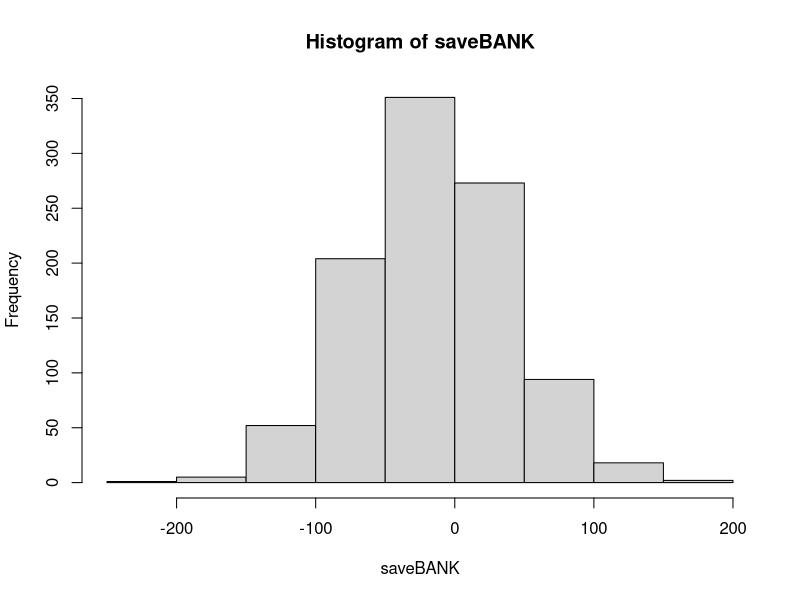
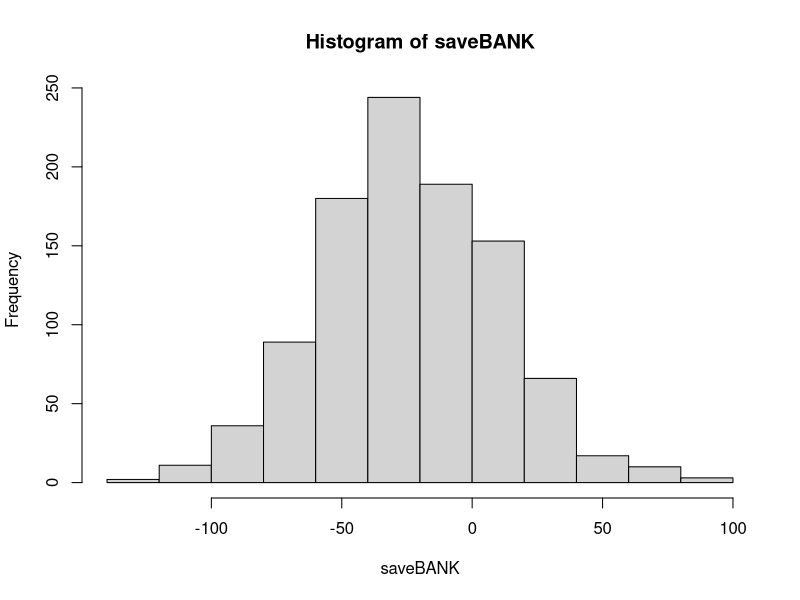
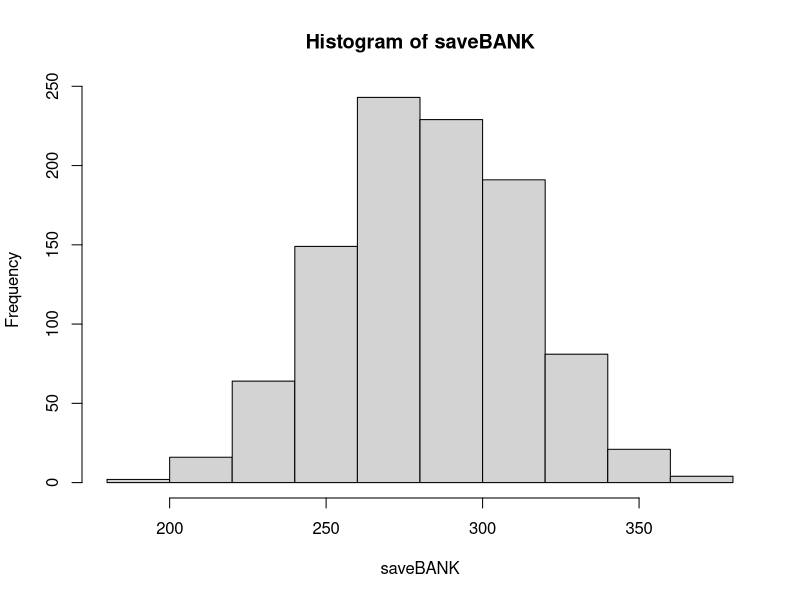

Source code (R) for these figures, in order:
## ---- chunk 1
knitr::opts_chunk$set(echo = TRUE)
require(tidyverse)
require(tidyverse)
require(knitr)
## ---- chunk 2
daysY=1:365
saveBANK=vector("numeric")
for(j in 1:1000) { 
bank=0
for(i in 1:637) {
  class=sample(daysY,size=35,replace=TRUE)
  n=length(unique(class)) 
  if (n==35)bank=bank-4.50
  else bank=bank+1
}
saveBANK[j]=bank
}
## ---- chunk 3
hist(saveBANK)
print(mean(saveBANK))
## ---- chunk 4
daysY=1:365
saveBANK=vector("numeric")
for(j in 1:1000) { 
bank=0
for(i in 1:637) {
  class=sample(daysY,size=28,replace=TRUE)
  n=length(unique(class)) 
  if (n==28)bank=bank-2
  else bank=bank+1
}
saveBANK[j]=bank
}
## ---- chunk 5
hist(saveBANK)
print(mean(saveBANK))
## ---- chunk 6
daysY=1:365
saveBANK=vector("numeric")
for(j in 1:1000) { 
bank=0
for(i in 1:637) {
  class=sample(daysY,size=35,replace=TRUE)
  n=length(unique(class)) 
  if (n==35)bank=bank-2
  else bank=bank+1
}
saveBANK[j]=bank
}
## ---- chunk 7
hist(saveBANK)
print(mean(saveBANK))
